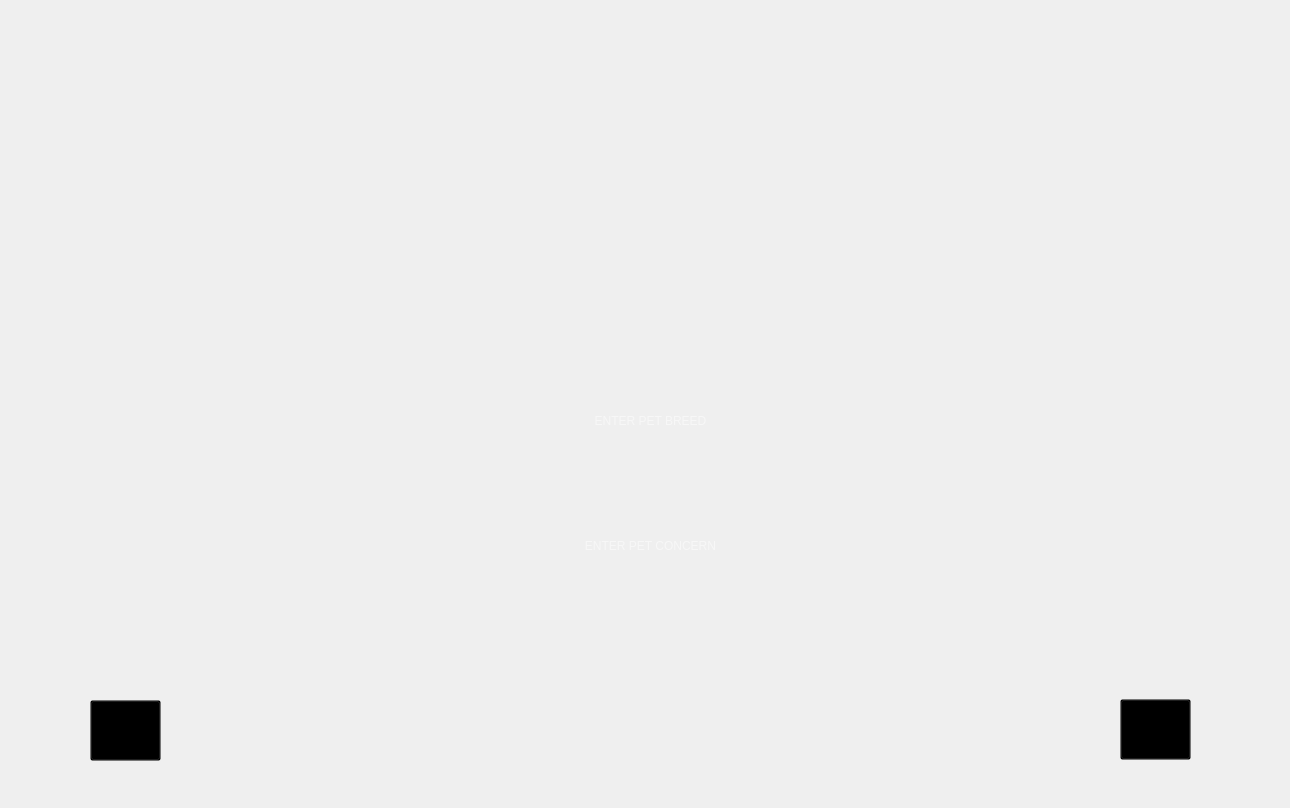
<?xml version="1.0" encoding="UTF-8"?>
<ui version="4.0">
 <class>MainWindow</class>
 <widget class="QMainWindow" name="MainWindow">
  <property name="geometry">
   <rect>
    <x>0</x>
    <y>0</y>
    <width>1290</width>
    <height>808</height>
   </rect>
  </property>
  <property name="windowTitle">
   <string>MainWindow</string>
  </property>
  <widget class="QWidget" name="centralwidget">
   <widget class="QLabel" name="label">
    <property name="geometry">
     <rect>
      <x>0</x>
      <y>0</y>
      <width>1291</width>
      <height>811</height>
     </rect>
    </property>
    <property name="text">
     <string/>
    </property>
    <property name="pixmap">
     <pixmap>4.jpg</pixmap>
    </property>
    <property name="scaledContents">
     <bool>true</bool>
    </property>
   </widget>
   <widget class="QPushButton" name="forward_btn">
    <property name="geometry">
     <rect>
      <x>1120</x>
      <y>699</y>
      <width>71</width>
      <height>61</height>
     </rect>
    </property>
    <property name="styleSheet">
     <string notr="true">background-color: transparent;</string>
    </property>
    <property name="text">
     <string/>
    </property>
   </widget>
   <widget class="QPushButton" name="back_btn">
    <property name="geometry">
     <rect>
      <x>90</x>
      <y>700</y>
      <width>71</width>
      <height>61</height>
     </rect>
    </property>
    <property name="styleSheet">
     <string notr="true">background-color: transparent;</string>
    </property>
    <property name="text">
     <string/>
    </property>
   </widget>
   <widget class="QLineEdit" name="enterbreed_bar">
    <property name="geometry">
     <rect>
      <x>400</x>
      <y>380</y>
      <width>501</width>
      <height>81</height>
     </rect>
    </property>
    <property name="styleSheet">
     <string notr="true">background-color: transparent;
font: 26pt &quot;Gill Sans MT Condensed&quot;;
color: rgb(255,255,255);
border: none;</string>
    </property>
    <property name="alignment">
     <set>Qt::AlignCenter</set>
    </property>
    <property name="placeholderText">
     <string>ENTER PET BREED</string>
    </property>
   </widget>
   <widget class="QLineEdit" name="pet_concer_bar">
    <property name="geometry">
     <rect>
      <x>400</x>
      <y>510</y>
      <width>501</width>
      <height>71</height>
     </rect>
    </property>
    <property name="styleSheet">
     <string notr="true">background-color: transparent;
font: 26pt &quot;Gill Sans MT Condensed&quot;;
color: rgb(255,255,255);
border: none;</string>
    </property>
    <property name="alignment">
     <set>Qt::AlignCenter</set>
    </property>
    <property name="placeholderText">
     <string>ENTER PET CONCERN</string>
    </property>
   </widget>
  </widget>
 </widget>
 <resources/>
 <connections/>
</ui>
